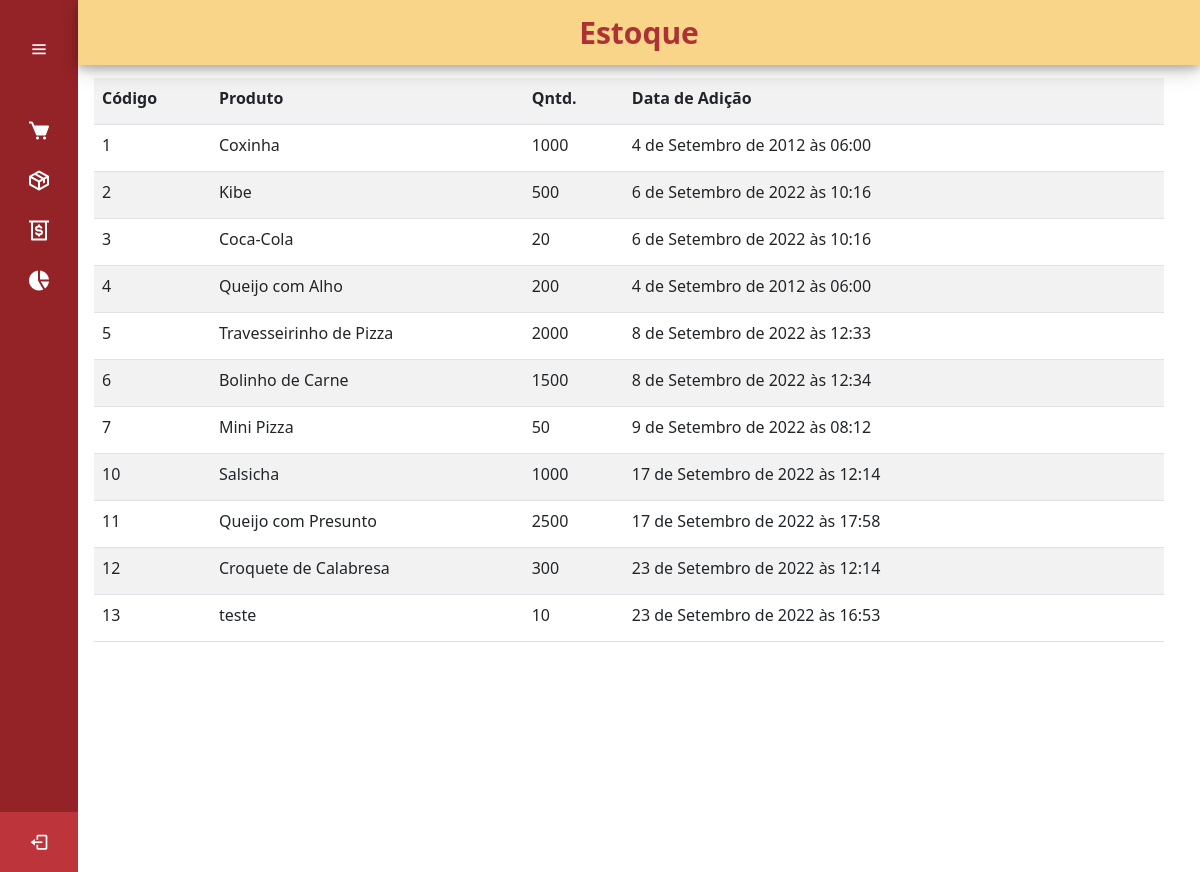
Page /estoque on the earlier database version.
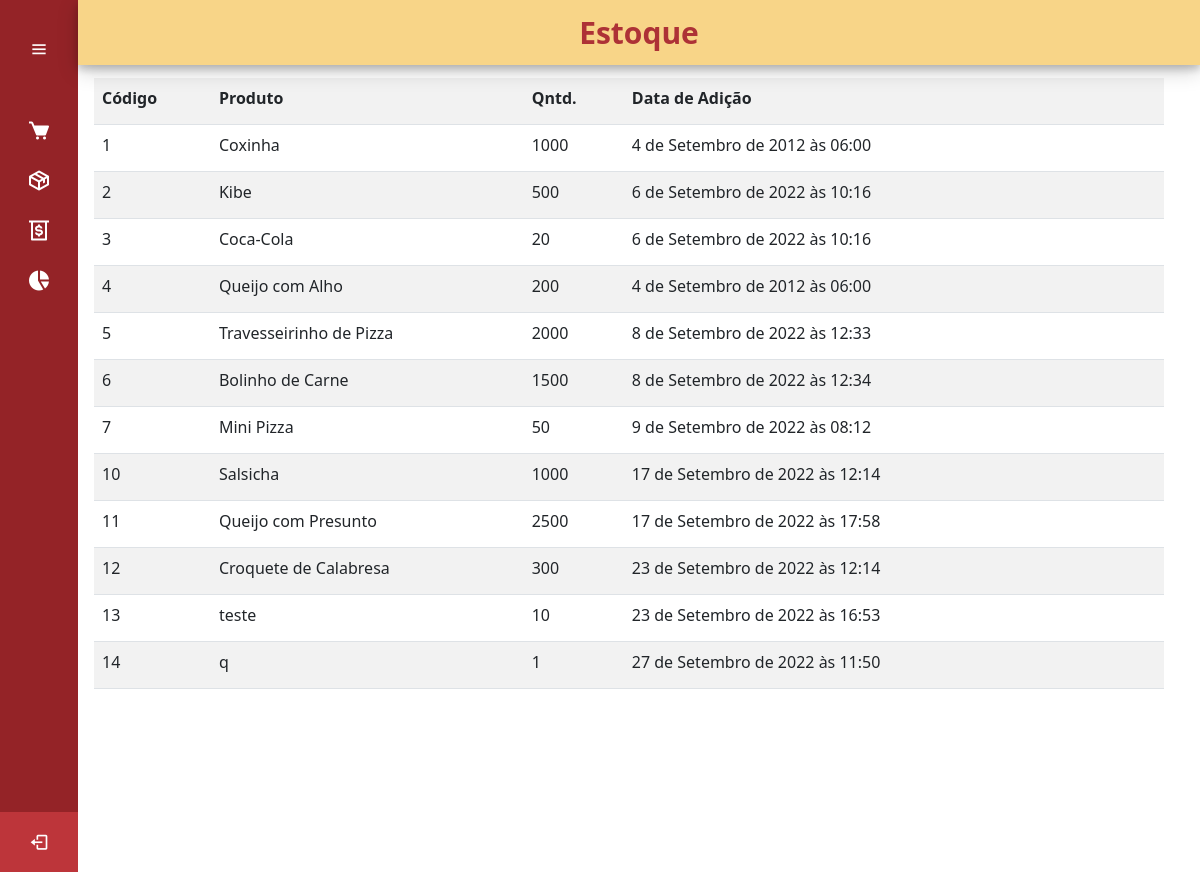
Same page on the later database version.
### cadastro/models.py (models this page shows, shortened)
class ListaProdutos(models.Model):
    nome_produto = models.CharField(max_length=50, verbose_name='Produto')
    quantidade_produto = models.IntegerField(verbose_name='Qntd.')
    data_adicao = models.DateTimeField(auto_now_add= True ,verbose_name='Data de Adição')
    nota_produto = models.TextField()

### cadastro/views.py (the view)
# urls.py: path('estoque',views.estoqueList, name='estoque'),
def estoqueList(request):
    qs = ListaProdutos.objects.all()
    return render(request, "paginas/estoque.html", {'object_list': qs})

### paginas/templates/paginas/estoque.html (shortened to what this page needs)
{% extends 'paginas/modelo.html' %}
{% load static %}
{% block conteudo %}
<div class="home_content">
    <div class="conteudo_pagina">
                        {% include 'cadastro/add.html' %}
        <div class="table-responsive">
            <table class="table table-striped" id="tabela_despesa">
                <tr>
                    <th>Código</th>
                    <th>Produto</th>
                    <th>Qntd.</th>
                    <th>Data de Adição</th>
                    <th> <a type="button" data-bs-toggle="modal" data-bs-target="#addModal">
                            <box-icon name='list-plus'></box-icon>
                        </a></th>
                </tr>
                {% for produto in object_list %}
                <tr>
                    <td>{{ produto.pk }}</td>
                    <td>{{ produto.nome_produto }}</td>
                    <td>{{ produto.quantidade_produto }}</td>
                    <td>{{ produto.data_adicao }}</td>
                    <td><a type="button" data-bs-toggle="modal" data-bs-target="#editModal{{ produto.pk }}">
                            <box-icon name='edit'></box-icon>
                        </a><a type="button" href="estoque/deletar/{{ produto.id }}">
                            <box-icon name='trash'></box-icon>
                        </a></td>
                </tr>
                                {% include 'cadastro/edit.html' %}
                {% empty %}
                <tr>
                    <td colspan="3">Nenhum campo registrado</td>
                </tr>
            </table>
            {% endfor %}
    {% endblock %}

Differences in the rows shown:
added ListaProdutos: pk "14", nome_produto "q", quantidade_produto "1", data_adicao "27 de Setembro de 2022 às 11:50"
